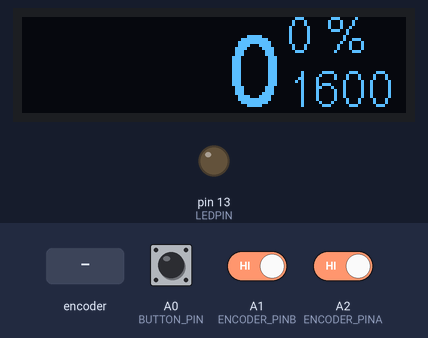
Simulated run of this sketch. Board: Arduino Uno, built with avr-gcc and run on an emulated ATmega328P. Shown: 128×32 one-colour display, output pins drawn as LEDs (lit = HIGH). The inputs (shaded band) are chosen by the test bench; at power-on: A0 (BUTTON_PIN) HIGH, A1 (ENCODER_PINB) HIGH, A2 (ENCODER_PINA) HIGH.

Above: at 1.2 s.
1.3 s: A0 (BUTTON_PIN) pulled LOW for 3.2 s
At 4.8 s:
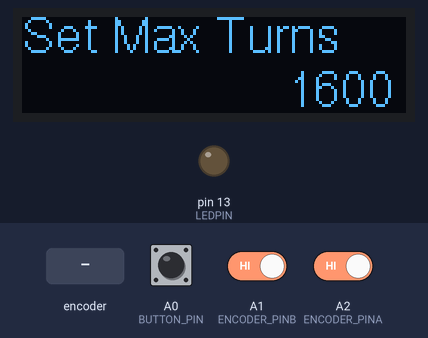
6.0 s: rotary encoder on A2 (ENCODER_PINA) / A1 (ENCODER_PINB) turned 3 steps (first pin leading)
At 7.8 s:
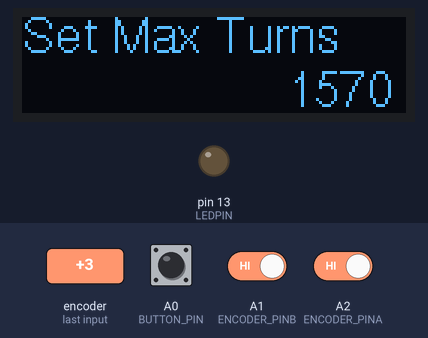
8.1 s: A0 (BUTTON_PIN) pulled LOW for 0.15 s
At 8.6 s:
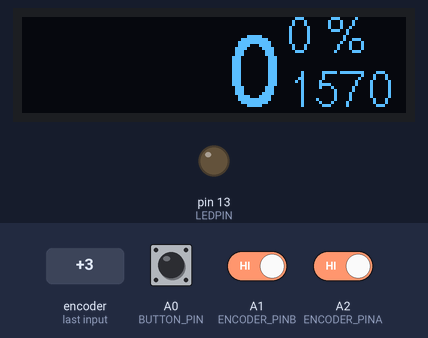
9.8 s: rotary encoder on A2 (ENCODER_PINA) / A1 (ENCODER_PINB) turned 1 step (first pin leading)
At 10.9 s:
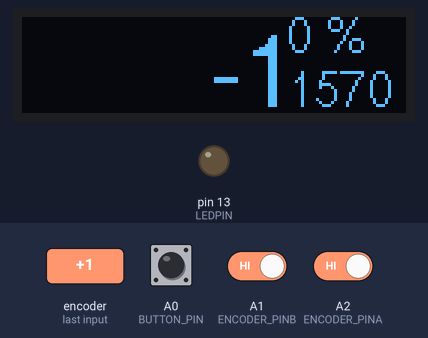
Timing chart, 0 to 12.8 s (numbered marks = the images above; inputs shaded):
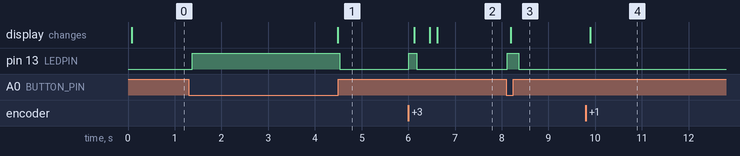

Measured:
- after the input at 1.3 s, pin 13 (LEDPIN): LOW → HIGH after 0.07 s, → LOW 3.2 s later; the display: changes after 3.2 s (image 1)
- after the input at 6.0 s, pin 13 (LEDPIN): LOW → HIGH at once, → LOW 0.16 s later; the display: first changes after 0.13 s (image 2 shows a later state)
- after the input at 8.1 s, pin 13 (LEDPIN): LOW → HIGH at once, → LOW 0.24 s later; the display: changes after 0.09 s (image 3)
- after the input at 9.8 s, the display: changes after 0.09 s (image 4)

The sketch:

TurnsCounter.ino
```cpp
/*********************************************************************
Turns counter for 3D printed Rubber Motor Winder

Uses two hall effect devices to count turns on the output shaft in
either direction and display total count on an OLED display. A reset
button zeros the count. Future: hold button while turning the crank
to set turns limit. Display shows a progress bar and flashes a warning
at 80% and 90% of set point. On/Off switch and sleep mode to preserve
LiPo batter. Rechargeable from a USB cable

*********************************************************************/

#include "U8glib.h"
#include <avr/eeprom.h>

#define LEDPIN        13   // onboard LED
#define BUTTON_PIN    A0   // Port 2 interrupt 0
#define ENCODER_PINB  A1   // Port 2 Interrupt 1
#define ENCODER_PINA  A2   // Port 2 interrupt 2
#define OLED_RESET    A3

U8GLIB_SSD1306_128X32 u8g(U8G_I2C_OPT_NONE);	// I2C / TWI

#define INACTIVE_LIMIT  30000
#define SETMODETIME     3000
#define DEFAULTMAX      1600

volatile unsigned int gEncoderPos = 0;
volatile int gButtonState;
volatile long gInactiveMillis;
volatile long gButtonDownMillis;
volatile int gPrevButtonPin;
volatile int gPrevEncoderPinA;

volatile int toggleLed = 0;


void setup()
{
  pinMode(LEDPIN, OUTPUT);
  pinMode(BUTTON_PIN, INPUT_PULLUP);
  pinMode(ENCODER_PINA, INPUT_PULLUP);
  pinMode(ENCODER_PINB, INPUT_PULLUP);
  gPrevButtonPin = digitalRead(BUTTON_PIN);
  gPrevEncoderPinA = digitalRead(ENCODER_PINA);

  InitializeInterrupt();

  //Serial.begin(115200);
  //Serial.println("TurnsCounter");
}


void loop() {
  int turnsCount = 0;
  int maxTurns = DEFAULTMAX; // TODO: save last value in  NVRAM
  int inc = 1;
  int prevButtonState = 0;
  int prevEncoderPos = 0;
  bool setMode = false;

  gInactiveMillis = 0;

  gButtonState = digitalRead(BUTTON_PIN);
  prevButtonState = gButtonState;
  gButtonDownMillis = 0;

  //Serial.print("Button State ");
  //Serial.println(gButtonState);

  // Print any new count values and toggle the output LED
  while (true) {

    // State Machine with two states (setMode=[true,false])
    if (gButtonState == LOW) {
      if (millis() - gButtonDownMillis > SETMODETIME) {
        if (setMode == false) {
          setMode = true;
          //maxTurns = DEFAULTMAX;
          //gRefreshDisplay = true;
          //Serial.println("goto set mode");
        }
      }
    }

    if (prevButtonState == HIGH && gButtonState == LOW) {
      turnsCount = 0;
      //gRefreshDisplay = true;
      //Serial.println("State change Low to High");
      if (setMode == true) {
        setMode = false;
        //Serial.println("leave set mode");
      }
    }
    prevButtonState = gButtonState;

    // Something changeD, so update values and displap
    if (prevEncoderPos != gEncoderPos) {
      //gRefreshDisplay = true;
      if (setMode) {
        maxTurns += 10 *(gEncoderPos - prevEncoderPos);
      }
      else {
        turnsCount += gEncoderPos - prevEncoderPos;
      }
      prevEncoderPos = gEncoderPos;
    }

    // LED indicates setMode
    //digitalWrite(LEDPIN, setMode);

    // LED indicates setMode
    digitalWrite(LEDPIN, toggleLed);

    // u8glib picture loop
    u8g.firstPage();
    do {
      if (millis() - gInactiveMillis < INACTIVE_LIMIT) {
        UpdateCountDisplay_u8g(turnsCount, maxTurns, setMode);
      }
      else {
        // Turn off the display if nothing happends for a while
        u8g.setFont(u8g_font_helvR12);
        u8g.setPrintPos(48, 24);
        u8g.print("Sleep");
      }
    } while (u8g.nextPage());
    delay(50);     // rebuild the picture after some delay
    // u8glib picture loop
  } //end while(true)
} // end loop()


void InitializeInterrupt(){
  cli();		// switch interrupts off while messing with their settings
  PCICR =0x02;          // Enable PCINT1 interrupt
  PCMSK1 = 0b00000111;  // Mask lower all but bits 0, 1, & 2
  sei();		// turn interrupts back on
}


ISR(PCINT1_vect) {

  if (toggleLed == 0) {
    toggleLed = 1;
  }
  else {
    toggleLed = 0;
  }

  gInactiveMillis = millis();

  //Emulate AttachInterrupt (..., CHANGE)
  int bp = digitalRead(BUTTON_PIN);
  if (bp != gPrevButtonPin) {
    doButton(bp);
  }

  //Emulate AttachInterrupt (..., RISING)
  if (digitalRead(ENCODER_PINA)==0 && gPrevEncoderPinA == 1) {
    doEncoder();
  }
  gPrevButtonPin = digitalRead(BUTTON_PIN);
  gPrevEncoderPinA = digitalRead(ENCODER_PINA);
}


void doButton(int pinState) {
  //gRefreshDisplay = true;
  gButtonState = pinState;
  if (gButtonState == LOW) {
    gButtonDownMillis = millis();
    //Serial.println("Button Down");
  }
//  else {
//    Serial.println("Button Up");
//  }
}


void doEncoder() {
  /* If pinA and pinB are both high or both low, it is spinning
   * forward. If they're different, it's going backward.
   */
  if (digitalRead(ENCODER_PINA) == digitalRead(ENCODER_PINB)) {
    gEncoderPos += 1;
  } else {
    gEncoderPos += -1;
  }
}


int flash_count = 0;
#define FLASH_CYCLE     19
#define FLASH_ON_COUNT  15
void UpdateCountDisplay_u8g(int turns, int max_turns, bool display_mode)
{
  flash_count += 1;
  if (flash_count > FLASH_CYCLE) {
    flash_count = 0;
  }

  // show the new value
  if (display_mode)  {
    u8g.setFont(u8g_font_helvR12);
    u8g.setPrintPos(0, 12);
    u8g.print("Set Max Turns");
    u8g.setPrintPos(88, 30);
    u8g.print(max_turns);
  }
  else {
    long pct_max = 100L * abs(turns) / max_turns;
    char st_turns[10];
    itoa(turns, st_turns, 10);
    u8g.setFont(u8g_font_helvR24);
    u8g.drawStr(85 - u8g.getStrWidth(st_turns), 30, st_turns);

    u8g.setFont(u8g_font_helvR12);
    u8g.setPrintPos(88, 30);
    u8g.print(max_turns);

    if (pct_max < 80 || flash_count < FLASH_ON_COUNT) {
      u8g.setPrintPos(88, 12);
      u8g.print(pct_max);
      u8g.print(" %");
    }
  }
}
```
